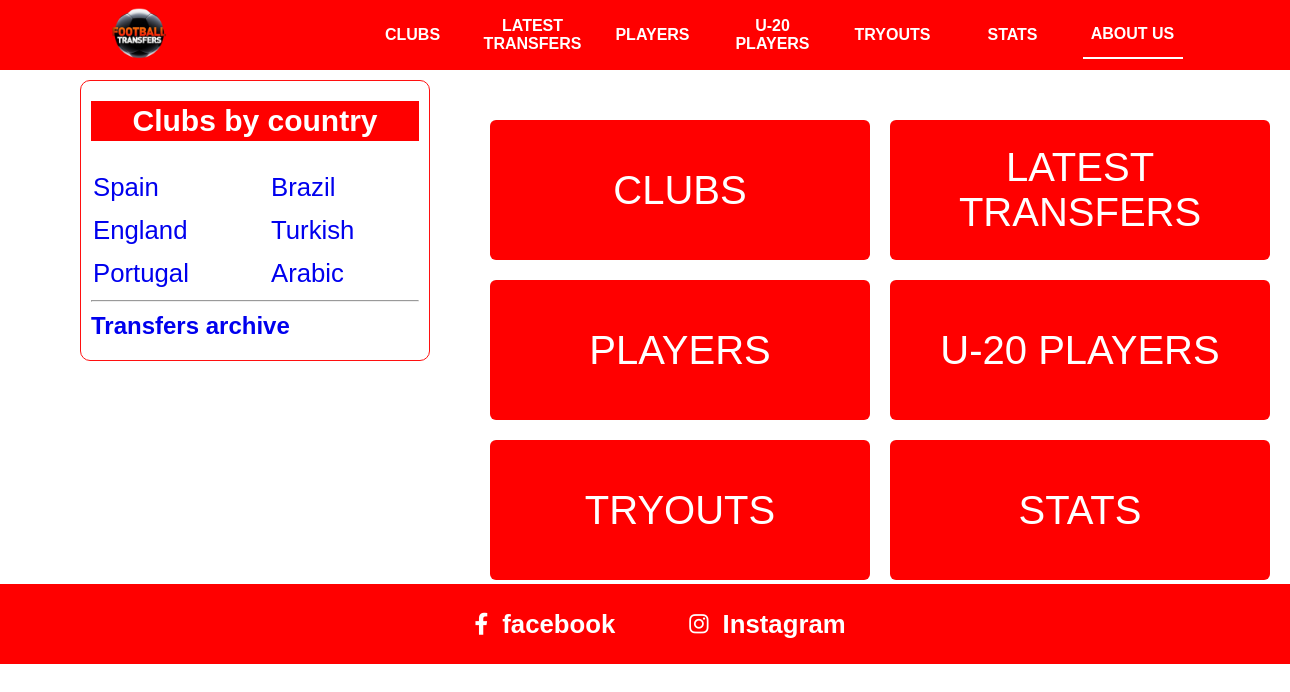
The page / on the database its author committed.
### mainAPP/models.py (models this page shows, shortened)
class Davlat(models.Model):
    nom = models.CharField(max_length=255, unique=True)
    class Meta:
        verbose_name = "Davlat"
        verbose_name_plural = "Davlatlar"

### mainAPP/views.py (the view)
# urls.py: path('', index),
def index(request):
    return render(request, 'index.html')

### mainAPP/context_processors.py (called while the page is built)
def countries(request):
    davlatlar=Davlat.objects.all()
    if len(davlatlar)%2==0:
        countries1=davlatlar[:len(davlatlar)//2]
        countries2=davlatlar[len(davlatlar)//2:]
    else:
        countries1=davlatlar[:(len(davlatlar)+1)//2]
        countries2=davlatlar[(len(davlatlar)+1)//2:]
    context={
        'countries1':countries1,
        'countries2': countries2
    }
    return context

### templates/index.html
{% extends 'header.html'%}
{% block content %}
      <div class="latest-transfers">
        <div class="countries">
          <a href="{% url 'clubs' %}"> CLUBS </a>
          <a href="{% url 'latest_transfers'%}"> LATEST TRANSFERS </a>
          <a href="{% url 'players' %}"> PLAYERS </a>
          <a href="{% url 'u-20' %}"> U-20 PLAYERS </a>
          <a href="./tryouts.html"> TRYOUTS </a>
          <a href="{% url 'stats' %}"> STATS </a>
        </div>
      </div>
{% endblock %}

### templates/header.html (shortened to what this page needs)
<!DOCTYPE html>
<html>
  <head>
    {% load static %}
    <link rel="stylesheet" type="text/css" media="screen" href="{% static 'css/main.css' %}" />
    <link
      rel="stylesheet"
      href="https://cdnjs.cloudflare.com/ajax/libs/font-awesome/6.1.1/css/all.min.css"
    />
  </head>
  <body>
    <div class="container">
      <div class="navbar">
        <div class="icon">
          <a href="./index.html">
            <img src="img/12252568_173-removebg-preview.png" alt="" />
          </a>
        </div>
        <div class="links">
          <div><a href="{% url 'clubs' %}">CLUBS</a></div>
          <div><a href="{% url 'latest_transfers'%}">LATEST TRANSFERS</a></div>
          <div><a href="{% url 'players' %}">PLAYERS</a></div>
          <div><a href="{% url 'u-20' %}">U-20 PLAYERS</a></div>
          <div><a href="#">TRYOUTS</a></div>
          <div><a href="{% url 'stats' %}">STATS</a></div>
          <div class="navActive"><a href="#">ABOUT US</a></div>
        </div>
      </div>
      <div class="country-clubs">
        <h2 id="title">Clubs by country</h2>
        <div class="country">
          <div>
            {% for c in countries1%}
            <h3><a href="/{{c.nom}}/clubs/">{{c.nom}}</a> <br /></h3>
            {% endfor %}
          </div>
          <div>
            {%for c in countries2%}
            <h3><a href="/{{c.nom}}/clubs/">{{c.nom}}</a> <br /></h3>
            {% endfor%}
          </div>
        </div>
         <hr>
        <h2><a href="{% url 'seasons' %}">Transfers archive</a></h2>
      </div>
        {% block content %}
        {% endblock %}
        <div class="footer">
        <a href="https://www.facebook.com/topfootballtransfers/">
          <div>
            <i class="fa-brands fa-facebook-f"></i> &nbsp;
            <h3>facebook</h3>
          </div>
        </a>
        <a href="https://www.instagram.com/topfootballtransfers/">
          <div>
            <i class="fa-brands fa-instagram"></i> &nbsp;
            <h3>Instagram</h3>
          </div>
        </a>
      </div>
    </div>
  </body>
</html>

### static/css/main.css (style rules this page uses)
* { margin: 0; padding: 0; box-sizing: border-box; }
.container { width: 100% !important; display: inline-block; font-family: sans-serif; }
.container .navbar { width: 100%; background-color: red; display: flex; align-items: center; justify-content: space-around; position: fixed; z-index: 99; height: 70px !important; }
.container .navbar .icon { width: 100px; overflow: hidden; }
.container .navbar .icon img { width: 130%; margin-left: -14%; }
.container .navbar .links { z-index: 999; display: flex; }
.container .navbar .links div { width: 100px; text-align: center; display: flex; align-items: center; margin-right: 20px; }
.container .navbar .links div a { color: white; font-weight: 700; text-decoration: none; width: 100px !important; height: 45px; display: flex; align-items: center; justify-content: center; }
.container .navActive { border-bottom: 2px solid white !important; }
.container .countries { display: inline-block; width: 100%; display: flex; flex-wrap: wrap; gap: 20px; justify-content: center; }
.container .countries a { color: white; text-decoration: none; width: 380px; height: 140px; background-color: red; border-radius: 6px; font-size: 40px; display: flex; justify-content: center; align-items: center; text-align: center; transition: all 0.3s ease; }
.country-clubs { width: 350px; border: 1px solid rgb(255, 16, 16); border-radius: 10px; position: fixed; top: 80px; left: 80px; padding: 10px 10px; padding-bottom: 10px; }
.country-clubs h2 { margin: 10px 0px; transition: all 0.3s ease; }
.country-clubs h2 a { text-decoration: none; }
.country-clubs #title { font-size: 30px; background-color: red; color: white; text-align: center; line-height: 40px; }
.country-clubs .country { width: 100%; display: flex; flex-wrap: wrap; justify-content: space-between; font-size: 22px; margin-top: 20px; }
.country-clubs .country div { width: 150px; height: 100%; }
.country-clubs .country h3 { font-weight: 100 !important; margin: 10px 0px !important; width: 100%; padding: 2px 2px; transition: all 0.3s ease; }
.country-clubs .country h3 a { text-decoration: none; margin-top: 20px !important; }
.latest-transfers { display: inline-block; width: 800px; margin-left: 480px; margin-top: 120px !important; }
.latest-transfers { display: inline-block; width: 800px; margin-left: 480px; margin-top: 220px; overflow: hidden; }
.footer { width: 100%; background-color: red; height: 80px; display: flex; align-items: center; justify-content: center; font-size: 22px; padding-left: 80px; }
.footer a { margin-right: 50px; color: white; text-decoration: none; word-spacing: 8px; padding: 4px 12px; border-radius: 5px; transition: all 0.3s ease; }
.footer a div { display: flex; align-items: center; }

### rows shown on the page
Davlat: nom "Spain"
Davlat: nom "England"
Davlat: nom "Portugal"
Davlat: nom "Brazil"
Davlat: nom "Turkish"
Davlat: nom "Arabic"
